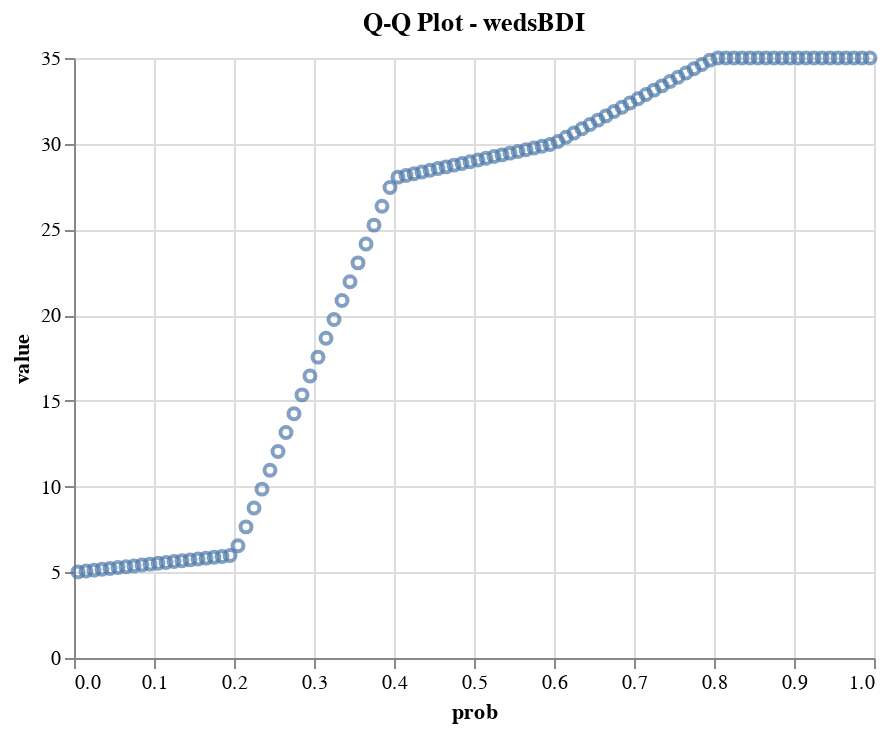

The notebook cell this image was saved under:
### Markdown cell above
#### Normality

### Code cell
alt.Chart(drug).transform_quantile(
    'wedsBDI', step=0.01
).mark_point().encode(
    x='prob:Q',
    y='value:Q'
).properties(title='Q-Q Plot - wedsBDI')

### Figure 1 — Vega-Lite specification as saved in the notebook (floating-point values rounded to 4 significant figures)
{"config": {"view": {"continuousWidth": 400, "continuousHeight": 300}}, "data": {"name": "data-e4243b9a94e1f29e507f68da6fbe1843"}, "mark": "point", "encoding": {"x": {"type": "quantitative", "field": "prob"}, "y": {"type": "quantitative", "field": "value"}}, "title": "Q-Q Plot - wedsBDI", "transform": [{"quantile": "wedsBDI", "step": 0.01}], "$schema": "https://vega.github.io/schema/vega-lite/v4.8.1.json", "datasets": {"data-e4243b9a94e1f29e507f68da6fbe1843": [{"drug": "Ecstasy", "sundayBDI": 15, "wedsBDI": 28, "BDIchange": 13}, {"drug": "Ecstasy", "sundayBDI": 35, "wedsBDI": 35, "BDIchange": 0}, {"drug": "Ecstasy", "sundayBDI": 16, "wedsBDI": 35, "BDIchange": 19}, {"drug": "Alcohol", "sundayBDI": 16, "wedsBDI": 5, "BDIchange": -11}, {"drug": "Alcohol", "sundayBDI": 15, "wedsBDI": 6, "BDIchange": -9}, {"drug": "Alcohol", "sundayBDI": 20, "wedsBDI": 30, "BDIchange": 10}]}}
